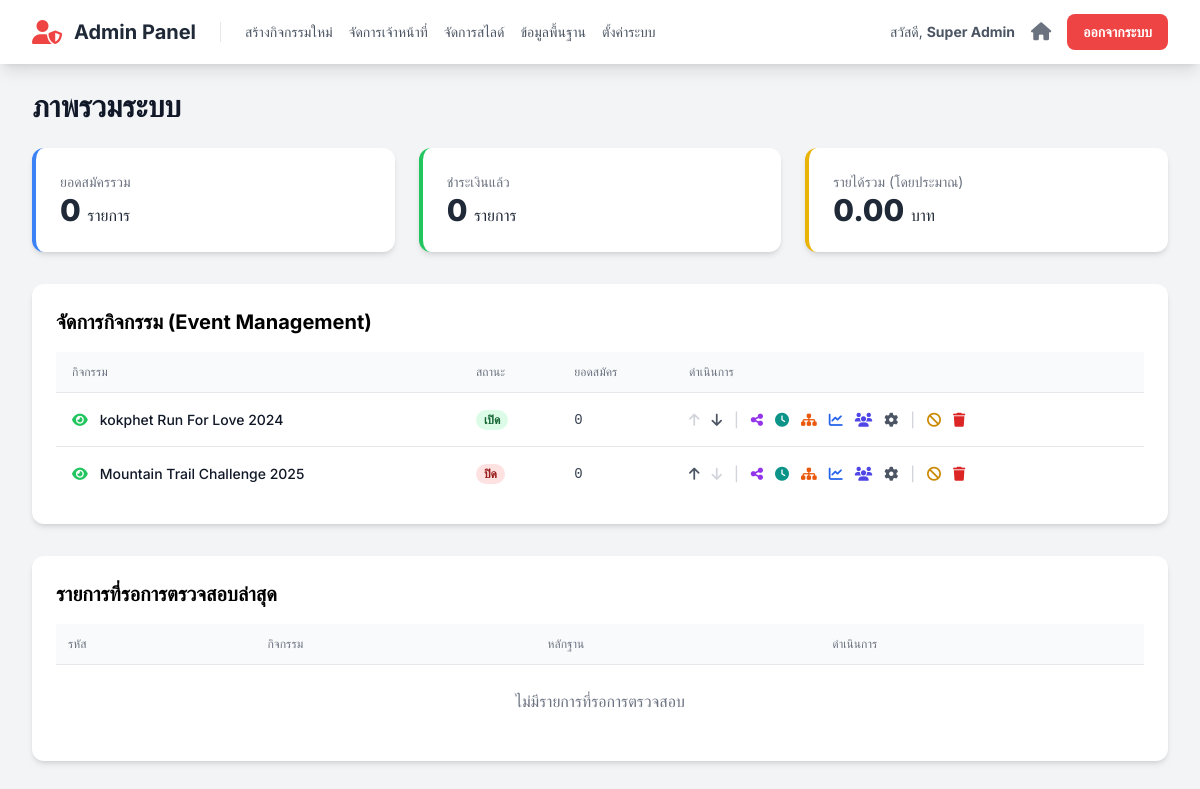
The page /admin/index.php (signed in) on the database as committed earlier.
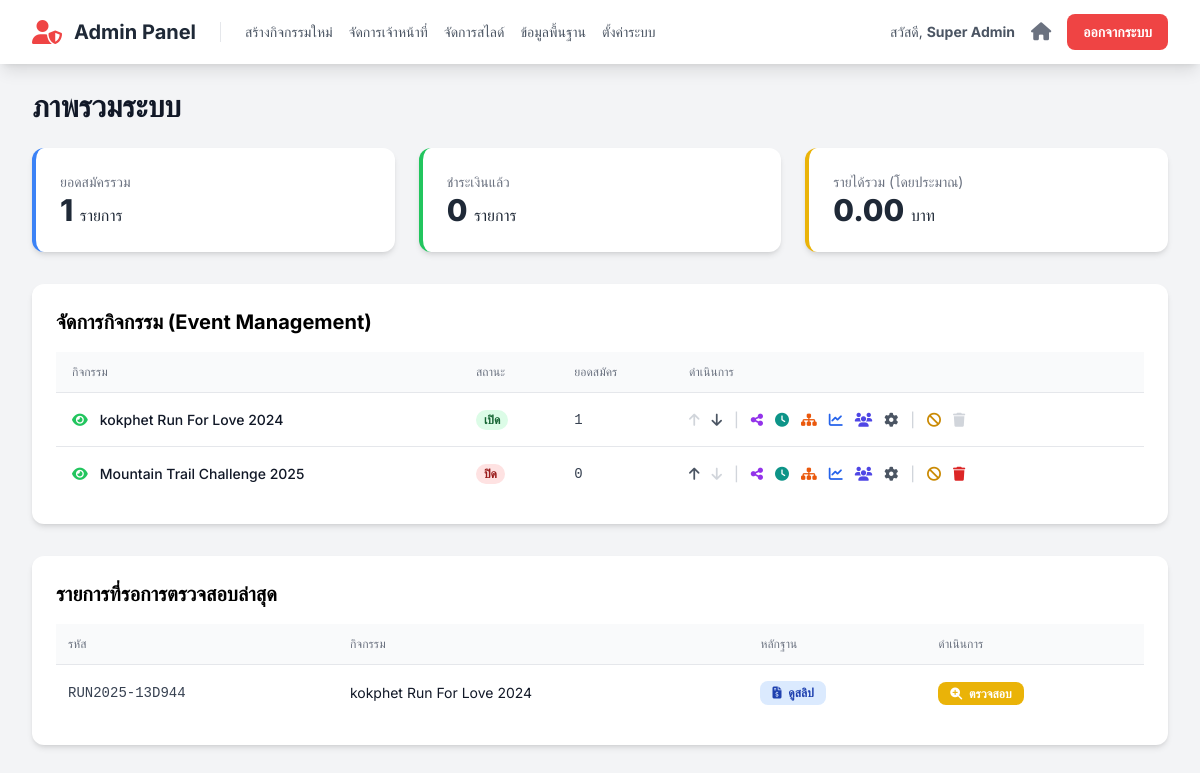
The same page on the database as committed later.
### tables this page shows
CREATE TABLE `events` (
  `id` int(11) NOT NULL,
  `event_code` varchar(50) NOT NULL COMMENT 'รหัสอ้างอิงกิจกรรม เช่น sskpa-run-25',
  `name` varchar(255) NOT NULL COMMENT 'ชื่อกิจกรรม',
  `slogan` varchar(255) DEFAULT NULL,
  `theme_color` varchar(20) NOT NULL DEFAULT 'indigo',
  `color_code` varchar(7) NOT NULL DEFAULT '#4f46e5',
  `logo_text` varchar(100) DEFAULT NULL,
  `is_visible` tinyint(1) NOT NULL DEFAULT 1,
  `is_cancelled` tinyint(1) NOT NULL DEFAULT 0,
  `sort_order` int(11) NOT NULL DEFAULT 0,
  `is_registration_open` tinyint(1) NOT NULL DEFAULT 0 COMMENT '0=ปิด, 1=เปิด',
  `organizer` varchar(255) DEFAULT NULL,
  `organizer_phone` varchar(50) DEFAULT NULL,
  `organizer_email` varchar(100) DEFAULT NULL,
  `organizer_line_id` varchar(100) DEFAULT NULL,
  `organizer_logo_url` text DEFAULT NULL,
  `contact_person_name` varchar(255) DEFAULT NULL,
  `contact_person_phone` varchar(50) DEFAULT NULL,
  `payment_bank` varchar(100) DEFAULT NULL,
  `payment_account_name` varchar(255) DEFAULT NULL,
  `payment_account_number` varchar(50) DEFAULT NULL,
  `payment_qr_code_url` text DEFAULT NULL,
  `start_date` datetime NOT NULL,
  `cover_image_url` text DEFAULT NULL,
  `card_thumbnail_url` text DEFAULT NULL,
  `map_embed_url` text DEFAULT NULL,
  `map_direction_url` text DEFAULT NULL,
  `description` text DEFAULT NULL,
  `awards_description` text DEFAULT NULL,
  `bib_background_url` text DEFAULT NULL COMMENT 'Path to custom BIB background image'
);

CREATE TABLE `registrations` (
  `id` int(11) NOT NULL,
  `registration_code` varchar(20) NOT NULL COMMENT 'รหัสการสมัคร เช่น R001',
  `user_id` int(11) DEFAULT NULL COMMENT 'เชื่อมกับตาราง users ถ้าสมัครแบบ login',
  `event_id` int(11) NOT NULL,
  `distance_id` int(11) NOT NULL,
  `race_category_id` int(11) DEFAULT NULL,
  `bib_number` varchar(20) DEFAULT NULL,
  `shirt_size` varchar(10) NOT NULL,
  `status` enum('รอชำระเงิน','รอตรวจสอบ','ชำระเงินแล้ว') NOT NULL DEFAULT 'รอชำระเงิน',
  `payment_slip_url` text DEFAULT NULL,
  `registered_at` timestamp NOT NULL DEFAULT current_timestamp(),
  `title` varchar(50) NOT NULL,
  `first_name` varchar(255) NOT NULL,
  `last_name` varchar(255) NOT NULL,
  `gender` varchar(50) DEFAULT NULL,
  `email` varchar(255) NOT NULL,
  `phone` varchar(50) NOT NULL,
  `line_id` varchar(100) DEFAULT NULL,
  `thai_id` varchar(13) NOT NULL,
  `birth_date` date DEFAULT NULL,
  `disease` varchar(255) DEFAULT 'ไม่มีโรคประจำตัว',
  `disease_detail` text DEFAULT NULL,
  `emergency_contact_name` varchar(255) DEFAULT NULL,
  `emergency_contact_phone` varchar(50) DEFAULT NULL
);

### functions.php (called while the page is built, shortened)
<?php
function e($data) {
    return htmlspecialchars($data ?? '', ENT_QUOTES, 'UTF-8');
}
?>

### admin/index.php (the view, shortened to what the changed rows need)
<?php
require_once '../config.php';
require_once '../functions.php';
$stats_query = "
    SELECT
        COUNT(r.id) as total_registrations,
        SUM(CASE WHEN r.status = 'ชำระเงินแล้ว' THEN 1 ELSE 0 END) as paid_registrations,
        SUM(CASE WHEN r.status = 'ชำระเงินแล้ว' THEN d.price ELSE 0 END) as total_revenue
    FROM registrations r
    JOIN distances d ON r.distance_id = d.id
";
$stats_stmt = $mysqli->prepare($stats_query);
$stats_stmt->execute();
$overall_stats = $stats_stmt->get_result()->fetch_assoc();
$active_events = [];
$cancelled_events = [];
$events_query_sql = "SELECT id, event_code, name, is_registration_open, is_visible, is_cancelled, sort_order FROM events";
$events_query_sql .= " ORDER BY sort_order ASC";
$result = $mysqli->query($events_query_sql);
while($row = $result->fetch_assoc()){
    if ($row['is_cancelled']) {
        $cancelled_events[] = $row;
    } else {
        $active_events[] = $row;
    }
}
$pending_query = "
    SELECT r.id, r.registration_code, e.name as event_name, r.payment_slip_url
    FROM registrations r
    JOIN events e ON r.event_id = e.id
    WHERE r.status = 'รอตรวจสอบ'
";
$pending_query .= " ORDER BY r.registered_at ASC LIMIT 5";
$pending_stmt = $mysqli->prepare($pending_query);
$pending_stmt->execute();
$pending_registrations = $pending_stmt->get_result()->fetch_all(MYSQLI_ASSOC);
include 'partials/header.php';
?>
<h1 class="text-3xl font-bold text-gray-900 mb-6">ภาพรวมระบบ</h1>
<div class="grid grid-cols-1 md:grid-cols-3 gap-6 mb-8">
    <div class="bg-white p-6 rounded-xl shadow-md border-l-4 border-blue-500">
        <p class="text-sm text-gray-500">ยอดสมัครรวม</p>
        <p class="text-3xl font-extrabold text-gray-800"><?= number_format($overall_stats['total_registrations'] ?? 0) ?> <span class="text-base font-medium">รายการ</span></p>
    </div>
</div>
<div class="bg-white p-6 rounded-xl shadow-md mb-8">
    <h2 class="text-xl font-bold mb-4">จัดการกิจกรรม (Event Management)</h2>
    <div class="overflow-x-auto">
        <table class="min-w-full divide-y divide-gray-200">
            <thead class="bg-gray-50">
                <tr>
                    <th class="px-4 py-3 text-left text-xs font-medium text-gray-500 uppercase">กิจกรรม</th>
                    <th class="px-4 py-3 text-left text-xs font-medium text-gray-500 uppercase">สถานะ</th>
                    <th class="px-4 py-3 text-left text-xs font-medium text-gray-500 uppercase">ยอดสมัคร</th>
                    <th class="px-4 py-3 text-left text-xs font-medium text-gray-500 uppercase">ดำเนินการ</th>
                </tr>
            </thead>
            <tbody class="bg-white divide-y divide-gray-200">
                <?php foreach($active_events as $index => $event):
                    $event_stats_stmt = $mysqli->prepare("SELECT COUNT(id) as total FROM registrations WHERE event_id = ?");
                    $event_stats_stmt->bind_param("i", $event['id']);
                    $event_stats_stmt->execute();
                    $total_regs = $event_stats_stmt->get_result()->fetch_assoc()['total'];
                ?>
                <tr>
                    <td class="px-4 py-4 whitespace-nowrap text-sm font-medium text-gray-900">
                        <div class="flex items-center gap-3">
                            <a href="../actions/update_event_visibility.php?id=<?= e($event['id']) ?>"
                               class="<?= $event['is_visible'] ? 'text-green-500' : 'text-gray-400' ?>"
                               title="<?= $event['is_visible'] ? 'ซ่อนจากหน้าแรก' : 'แสดงในหน้าแรก' ?>">
                                <i class="fa-solid fa-<?= $event['is_visible'] ? 'eye' : 'eye-slash' ?>"></i>
                            </a>
                            <span><?= e($event['name']) ?></span>
                        </div>
                    </td>
                    <td class="px-4 py-4 whitespace-nowrap text-sm">
                        <span class="px-2 inline-flex text-xs leading-5 font-semibold rounded-full <?= $event['is_registration_open'] ? 'bg-green-100 text-green-800' : 'bg-red-100 text-red-800' ?>">
                            <?= $event['is_registration_open'] ? 'เปิด' : 'ปิด' ?>
                        </span>
                    </td>
                    <td class="px-4 py-4 whitespace-nowrap text-sm text-gray-700 font-mono"><?= $total_regs ?></td>
                    <td class="px-4 py-4 whitespace-nowrap text-sm font-medium">
                        <div class="flex items-center space-x-3">
                            <?php if ($is_super_admin): ?>
                                <a href="../actions/update_event_order.php?id=<?= e($event['id']) ?>&direction=up" class="<?= $index === 0 ? 'text-gray-300 cursor-not-allowed' : 'text-gray-600 hover:text-black' ?>" title="เลื่อนขึ้น"><i class="fa-solid fa-arrow-up"></i></a>
                                <a href="../actions/update_event_order.php?id=<?= e($event['id']) ?>&direction=down" class="<?= $index === count($active_events) - 1 ? 'text-gray-300 cursor-not-allowed' : 'text-gray-600 hover:text-black' ?>" title="เลื่อนลง"><i class="fa-solid fa-arrow-down"></i></a>
                                <span class="text-gray-300">|</span>
                            <?php endif; ?>
                            <a href="#" onclick="showShareModal('<?= e($event['event_code']) ?>', '<?= e($event['name']) ?>')" class="text-purple-600 hover:text-purple-900" title="แชร์"><i class="fa-solid fa-share-alt"></i></a>
                            <a href="event_schedule.php?event_id=<?= e($event['id']) ?>" class="text-teal-600 hover:text-teal-900" title="กำหนดการ"><i class="fa-solid fa-clock"></i></a>
                            <a href="event_categories.php?event_id=<?= e($event['id']) ?>" class="text-orange-600 hover:text-orange-900" title="จัดการรุ่นการแข่งขัน"><i class="fa-solid fa-sitemap"></i></a>
                            <a href="reports.php?event_id=<?= e($event['id']) ?>" class="text-blue-600 hover:text-blue-900" title="รายงาน"><i class="fa-solid fa-chart-line"></i></a>
                            <a href="registrants.php?event_id=<?= e($event['id']) ?>" class="text-indigo-600 hover:text-indigo-900" title="ผู้สมัคร"><i class="fa-solid fa-users"></i></a>
                            <a href="event_settings.php?event_id=<?= e($event['id']) ?>" class="text-gray-600 hover:text-gray-900" title="แก้ไข"><i class="fa-solid fa-cog"></i></a>
                            <span class="text-gray-300">|</span>
                            <a href="../actions/manage_event_status.php?action=cancel&id=<?= e($event['id']) ?>" onclick="return confirm('คุณแน่ใจหรือไม่ว่าต้องการยกเลิกกิจกรรมนี้?')" class="text-yellow-600 hover:text-yellow-900" title="ยกเลิก"><i class="fa-solid fa-ban"></i></a>
                            <a href="../actions/manage_event_status.php?action=delete&id=<?= e($event['id']) ?>"
                               onclick="return confirm('คำเตือน! การลบกิจกรรมจะลบข้อมูลทั้งหมดที่เกี่ยวข้องและไม่สามารถกู้คืนได้ คุณแน่ใจหรือไม่?')"
                               class="<?= $total_regs > 0 ? 'text-gray-300 cursor-not-allowed' : 'text-red-600 hover:text-red-900' ?>"
                               <?= $total_regs > 0 ? 'aria-disabled="true" onclick="event.preventDefault(); alert(\'ไม่สามารถลบกิจกรรมที่มีผู้สมัครแล้วได้\');"' : '' ?>
                               title="<?= $total_regs > 0 ? 'ไม่สามารถลบได้' : 'ลบถาวร' ?>">
                               <i class="fa-solid fa-trash"></i>
                            </a>
                        </div>
                    </td>
                </tr>
                <?php endforeach; ?>
            </tbody>
        </table>
    </div>
</div>
<div class="bg-white p-6 rounded-xl shadow-md mt-8">
    <h2 class="text-xl font-bold mb-4">รายการที่รอการตรวจสอบล่าสุด</h2>
    <div class="overflow-x-auto">
        <table class="min-w-full divide-y divide-gray-200">
            <thead class="bg-gray-50">
                <tr>
                    <th class="px-3 py-3 text-left text-xs font-medium text-gray-500 uppercase">รหัส</th>
                    <th class="px-3 py-3 text-left text-xs font-medium text-gray-500 uppercase">กิจกรรม</th>
                    <th class="px-3 py-3 text-left text-xs font-medium text-gray-500 uppercase">หลักฐาน</th>
                    <th class="px-3 py-3 text-left text-xs font-medium text-gray-500 uppercase">ดำเนินการ</th>
                </tr>
            </thead>
            <tbody class="bg-white divide-y divide-gray-200">
                <?php if (empty($pending_registrations)): ?>
                    <tr><td colspan="4" class="text-center py-6 text-gray-500">ไม่มีรายการที่รอการตรวจสอบ</td></tr>
                <?php else: ?>
                    <?php foreach($pending_registrations as $reg): ?>
                    <tr class="hover:bg-yellow-50">
                        <td class="px-3 py-4 whitespace-nowrap text-sm font-mono text-gray-700"><?= e($reg['registration_code']) ?></td>
                        <td class="px-3 py-4 whitespace-nowrap text-sm text-gray-900"><?= e($reg['event_name']) ?></td>
                        <td class="px-3 py-4 whitespace-nowrap text-sm">
                            <button onclick="showSlipModal('<?= e($reg['payment_slip_url']) ?>', '<?= e($reg['registration_code']) ?>')" class="bg-blue-100 text-blue-800 hover:bg-blue-200 font-bold py-1 px-3 rounded-lg text-xs">
                                <i class="fa-solid fa-file-invoice-dollar mr-1"></i> ดูสลิป
                            </button>
                        </td>
                        <td class="px-3 py-4 whitespace-nowrap text-sm">
                            <a href="registrant_detail.php?reg_id=<?= e($reg['id']) ?>" class="bg-yellow-500 hover:bg-yellow-600 text-white font-bold py-1 px-3 rounded-lg text-xs">
                                <i class="fa-solid fa-search-plus mr-1"></i> ตรวจสอบ
                            </a>
                        </td>
                    </tr>
                    <?php endforeach; ?>
                <?php endif; ?>
            </tbody>
        </table>
    </div>
</div>
<?php
include 'partials/footer.php';
?>

Rows that differ between the two databases and show on the page:
changed events "kokphet Run For Love 2024": total_regs "0" → "1"
added registrations: registration_code "RUN2025-13D944", event.name "kokphet Run For Love 2024"
Other text that changed with them:
$overall_stats['total_registrations']: "0" → "1"
text no longer shown: "ไม่มีรายการที่รอการตรวจสอบ"
